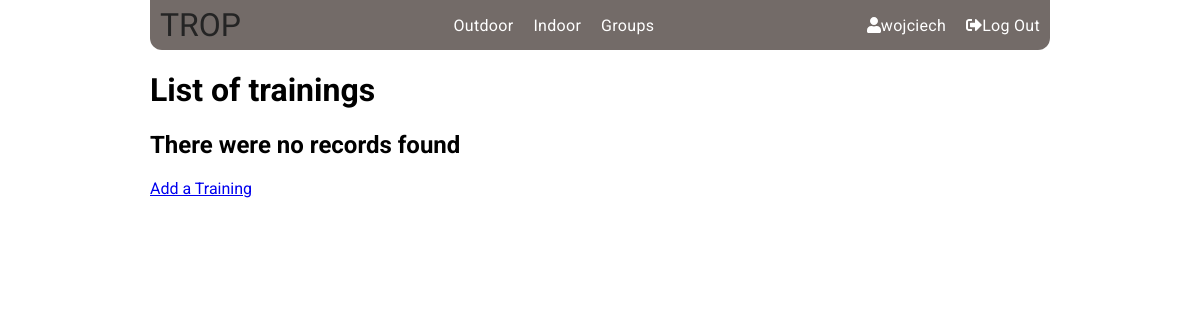
Before: /indoor/wojciech/trainings/ (signed in) with the older database file.
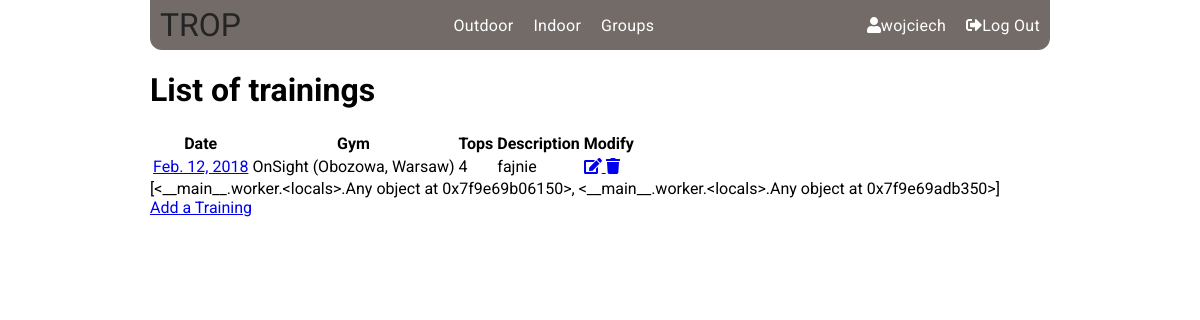
After: the same page with the newer database file.
### indoor/models.py (models this page shows, shortened)
class Training(models.Model):
    user = models.ForeignKey(User, related_name='trainings',
        on_delete=models.CASCADE)
    location = models.ForeignKey(Gym, verbose_name = 'Gym',
        related_name='trainings', on_delete=models.CASCADE)
    date = models.DateField()
    description = models.TextField(null=True, blank=True)
    created_at = models.DateTimeField(auto_now_add=True)
    updated_at = models.DateTimeField(auto_now=True)
    class Meta:
        ordering = ['date']
        get_latest_by = 'created_at'

class Gym(models.Model):
    name = models.CharField(max_length = 100)
    address = models.CharField(max_length = 200, verbose_name = 'Street, City')
    location = PlainLocationField(based_fields = ['address'], zoom=10)
    created_at = models.DateTimeField(auto_now_add=True)
    updated_at = models.DateTimeField(auto_now=True)
    def __str__(self):
        return "{} ({})".format(self.name, self.address)
    class Meta:
        ordering = ['name']
        get_latest_by = 'created_at'

### indoor/views.py (the view)
# urls.py: url(r'^(?P<username>\w+)/trainings/$', views.TrainingList.as_view(),
class TrainingList(LoginRequiredMixin, ListView):
    model = models.Training
    def get_queryset(self):
        queryset = super().get_queryset()
        return queryset.filter(user__username__iexact = self.kwargs.get('username'))
    def get_context_data(self, **kwargs):
        context = super().get_context_data(**kwargs)
        context['chart_list'] = [charts.gym_pie_chart(self.kwargs.get('username')),
                                charts.training_line_chart(self.kwargs.get('username'))]
        return context

### charts/charts.py (called while the page is built)
def pie(queryset, terms, title, verbose=None):
    data = DataPool(
           series=
            [{'options': {
               'source': queryset
               },
              'terms': [
                terms[0],
                terms[1],
                ]
            }]
    )
    cht = Chart(
            datasource = data,
            series_options =
              [{'options':{
                  'type': 'pie',
                  'stacking': False},
                'terms':{
                    terms[0]: [
                    terms[1]
                    ]
                  }
                }],
            chart_options =
              {'title': {
                   'text': title},
               },
                x_sortf_mapf_mts=(None, verbose, False))
    return cht

### indoor/charts.py (called while the page is built)
def gym_pie_chart(args):
    return pie(
            queryset = (Training.objects
                        .filter(user__username = args)
                        .values('location__name')
                        .order_by()
                        .annotate(Count=Count('location__name'))),
            terms = ['location__name', 'Count'],
            title = 'Gyms'
    )

### indoor/templates/indoor/training_list.html (shortened to what this page needs)
{% extends "indoor/indoor_base.html" %}
{% block indoor_content %}
  <h1>List of trainings</h1>
  {% if training_list %}
  <table class="table datatable">
    <thead>
      <th>Date</th>
      <th>Gym</th>
      <th>Tops</th>
      <th>Description</th>
    {% if user == training_list.0.user %}
      <th>Modify</th>
    {% endif %}
    </thead>
    <tbody>
    {% for training in training_list %}
      <tr>
        <td><a href="{% url 'indoor:top_list' pk=training.pk %}">{{training.date}}</a></td>
        <td>{{training.location}}</td>
        <td>{{training.tops.count}}</td>
        <td>{{training.description}}</td>
      {% if user == training_list.0.user %}
        <td>
          <a href="{% url 'indoor:edit_training' pk=training.pk %}"><span class="fas fa-edit" ></span> </a>
          <a href="{% url 'indoor:delete_training' pk=training.pk %}"><span class="fas fa-trash" ></span> </a>
        </td>
      {% endif %}
      </tr>
    {% endfor %}
    </tbody>
  </table>
{% load chartit %}
{{chart_list|load_charts:'pie,line'}}
{% else %}
  <h2>There were no records found</h2>
{% endif %}
  <a href="{% url 'indoor:new_training' %}">Add a Training</a>
{% endblock indoor_content %}

Changed rows visible on the page:
added Training: date "Feb. 12, 2018", location "OnSight (Obozowa, Warsaw)", tops.count "4", description "fajnie"
Other visible differences:
{{ chart_list|load_charts:'pie,line' }}: (not shown) → "[<__main__.worker.<locals>.Any object at 0x7f9e69b06150>, <__main__.worker.<locals>.Any object at 0x7f9e69adb350>]"
text no longer shown: "There were no records found"
text now shown: "Date Gym Tops Description Modify"
